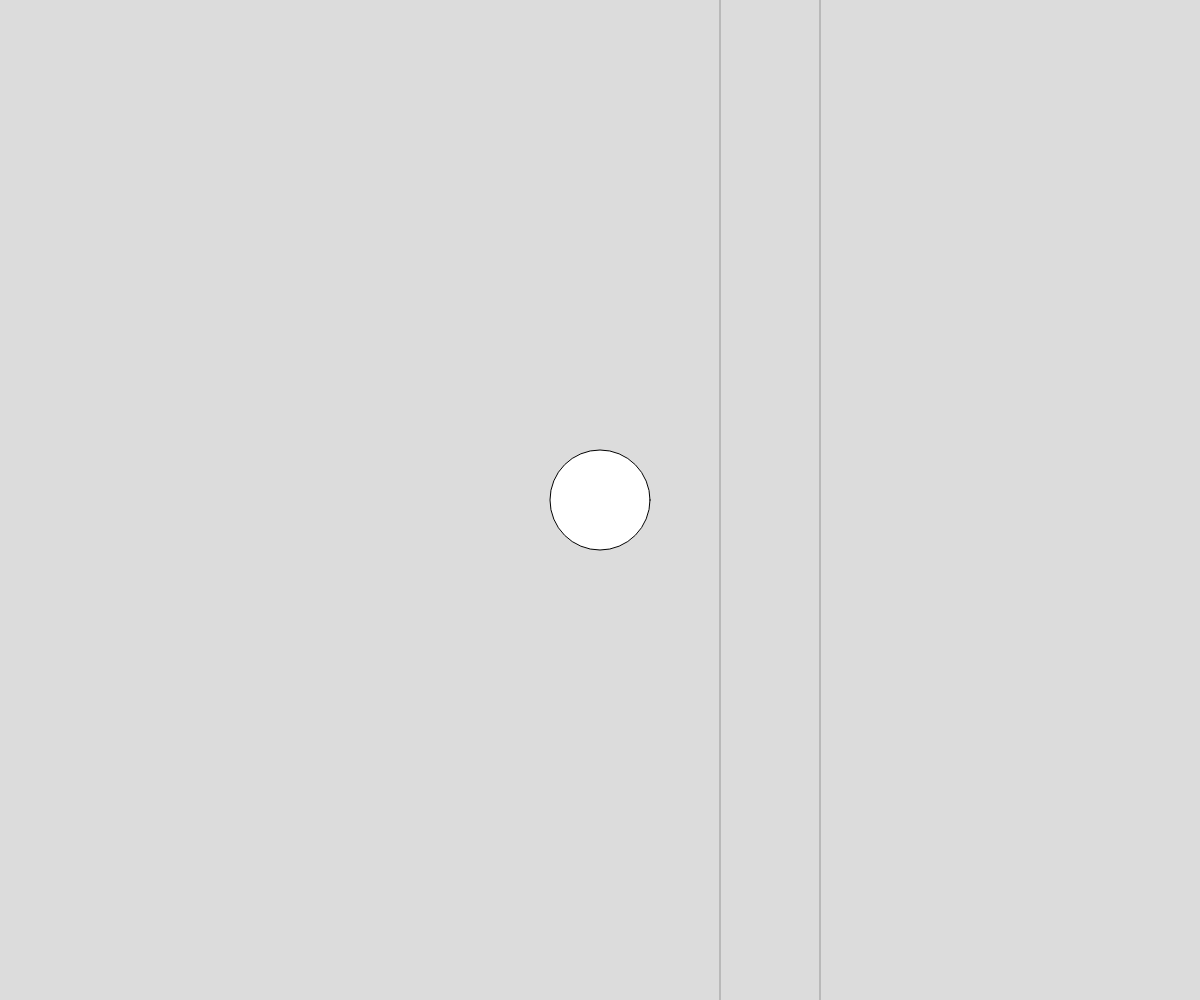
Frame 1 (no input)
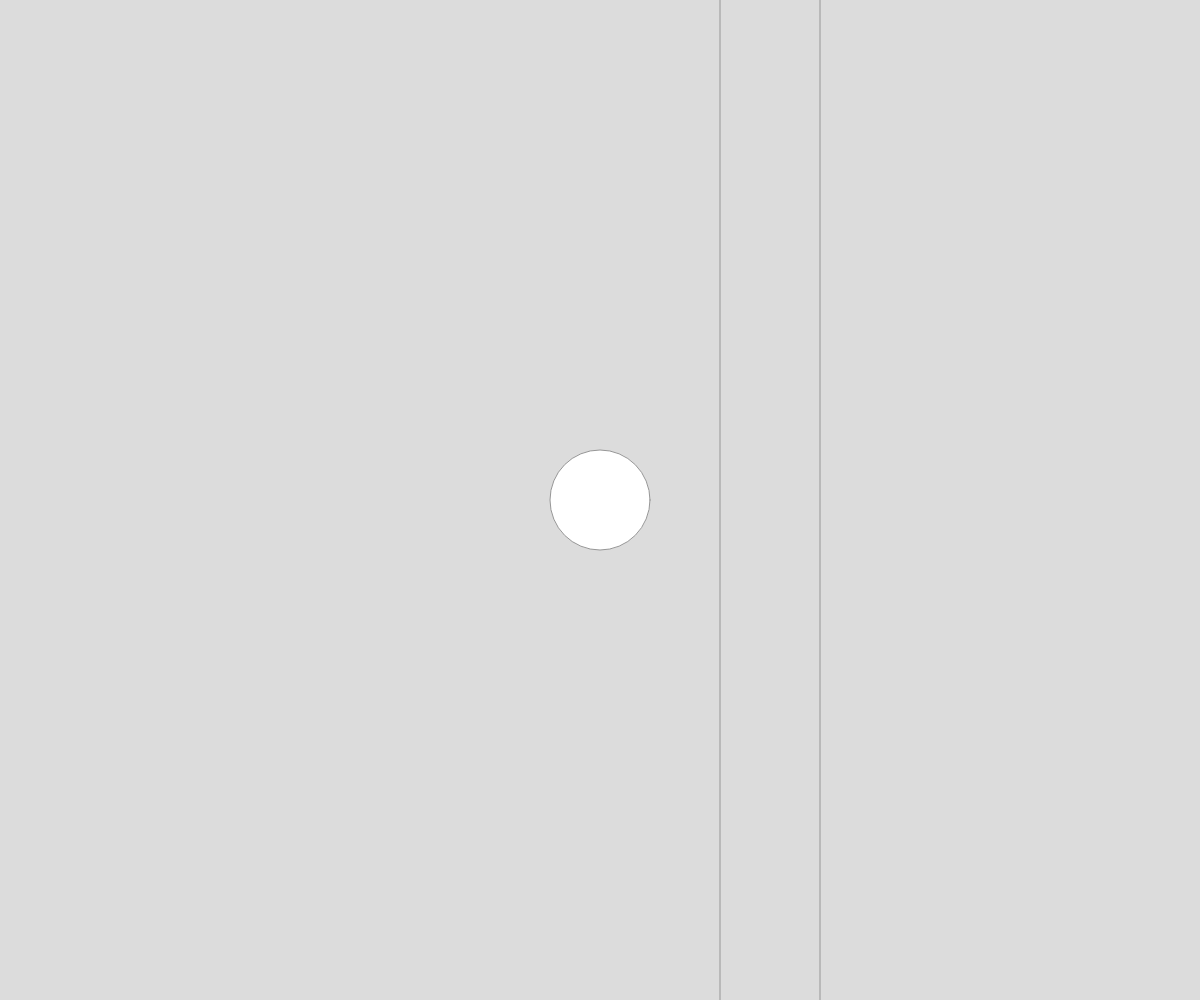
Frame 60 (no input)
Frame 120 (the mouse pressed at the canvas centre since frame 60): identical to frame 60, image omitted

The p5.js sketch that drew these frames (run headless with seeded random() and noise() and a simulated clock; from frame 60 on, the mouse is pressed at the canvas centre):

// p5.js sketch
// ── sketch.js
let w = window.innerWidth;
let h = window.innerHeight;  

function setup() {
  createCanvas(w, h);
}

function draw() {
  background(220);
  ellipse(w/2,h/2,100,100);

  if(/*mouseY  > ( 720,330) && mouseY < ( 720,430) || */mouseX < 820 && mouseX > 720){
    fill(random(0,255,),random(0,255,),random(0,255,));
  }
  let leftWall = 720;
  let rightWall = 820;
  stroke(150);
  line(leftWall, 0, leftWall, height);
  line(rightWall, 0, rightWall, height);

}
    
    
